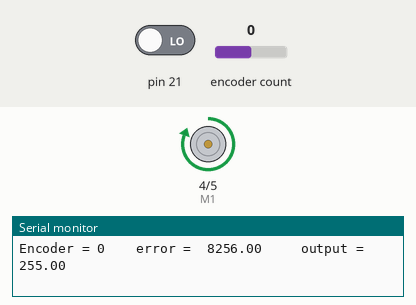
A program run on a simulated Arduino Mega 2560, built with avr-gcc and run on an emulated ATmega2560. On the bench: direction and speed pins drawn as motors (green arrow = direction pin HIGH = forward, orange = LOW = backward, longer = more drive), the last lines printed to the serial monitor. Inputs (shaded band) come from the test bench; at power-on: pin 21 LOW, encoder count 0.

Above: at 1.2 s.
1.3 s: pin 21 driven HIGH
At 2.4 s:
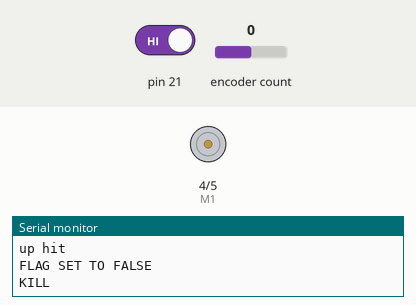
Timing chart, 0 to 4.3 s (numbered marks = the images above; inputs shaded):
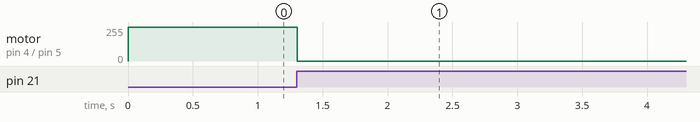

The program:

main.cpp
```cpp
#include <Arduino.h>
#include <Encoder.h>
#include <PID_v1.h>
#define ROTATION 8256
int E1 = 5;
int M1 = 4;
bool flag = true;
Encoder knobLeft(2, 3);
double Setpoint, Input, Output;
void limitUp();
void limitDown();
void limitLeft();
void limitRight();
PID myPID(&Input, &Output, &Setpoint, .2, 0.1, 0.01, DIRECT);

void setup()
{
  pinMode(21, INPUT);
  pinMode(20, INPUT);
  pinMode(19, INPUT);
  pinMode(18, INPUT);
  Input = knobLeft.read();
  Setpoint = ROTATION;
  pinMode(M1, OUTPUT);
  Serial.begin(9600);
  //digitalWrite(M1, HIGH);
  //analogWrite(E1, 255);
  myPID.SetMode(AUTOMATIC);
  myPID.SetOutputLimits(-255, 255);
  attachInterrupt(digitalPinToInterrupt(21), limitUp, CHANGE);
//  attachInterrupt(digitalPinToInterrupt(20), limitDown, CHANGE);
//  attachInterrupt(digitalPinToInterrupt(19), limitRight, CHANGE);
//  attachInterrupt(digitalPinToInterrupt(18), limitLeft, CHANGE);
}

long positionLeft = -999;

void loop()
{
  while (flag)
  {

    Input = knobLeft.read();
    myPID.Compute();

    //     if (Input != positionLeft) {
    // Serial.print("Encoder = ");
    // Serial.print(Input);
    // Serial.print("     PWM Speed = ");
    // Serial.print(Output);

    // positionLeft = Input;
    //     }
    //         Serial.print("     PWM Speed = ");
    // Serial.print(Output);
    // Serial.print("  Motor State = ");
    if (Output < 0)
    {
      digitalWrite(M1, LOW);
      // Serial.print(" Reverse ");
    }
    else
    {
      // Serial.print("  Forward ");
      digitalWrite(M1, HIGH);
    }

    int OutputAbsolute = abs(Output);
    // Serial.print("  PWM OUTPUT = ");
    //   Serial.println(Output);
    //   Serial.print("\n\n\n\n");
    analogWrite(E1, OutputAbsolute);

    Serial.print("Encoder = ");
    Serial.print(knobLeft.read());
    Serial.print("    error =  ");
    Serial.print(Setpoint - knobLeft.read());
    Serial.print("     output = ");
    Serial.println(Output);\
    delay(50);
  }

  analogWrite(E1, 0);
  Serial.print("KILL\n");
  delay(99999);
}
void limitUp()
{
Serial.println("up hit");
Serial.println("FLAG SET TO FALSE");
  flag = false;
  delay(50);
}
void limitLeft()
{
Serial.println("left hit");
Serial.println("FLAG SET TO FALSE");
  flag = false;
    delay(50);
}
void limitDown()
{
Serial.println("down hit");
Serial.println("FLAG SET TO FALSE");
  flag = false;
    delay(50);
}
void limitRight()
{

  Serial.println("right hit");
  Serial.println("FLAG SET TO FALSE");
  flag = false;
    delay(50);
}
```

Measured:
- after the input at 1.3 s, motor on pin 4 (M1) / pin 5 (E1): forward 255/255 → stopped at once
